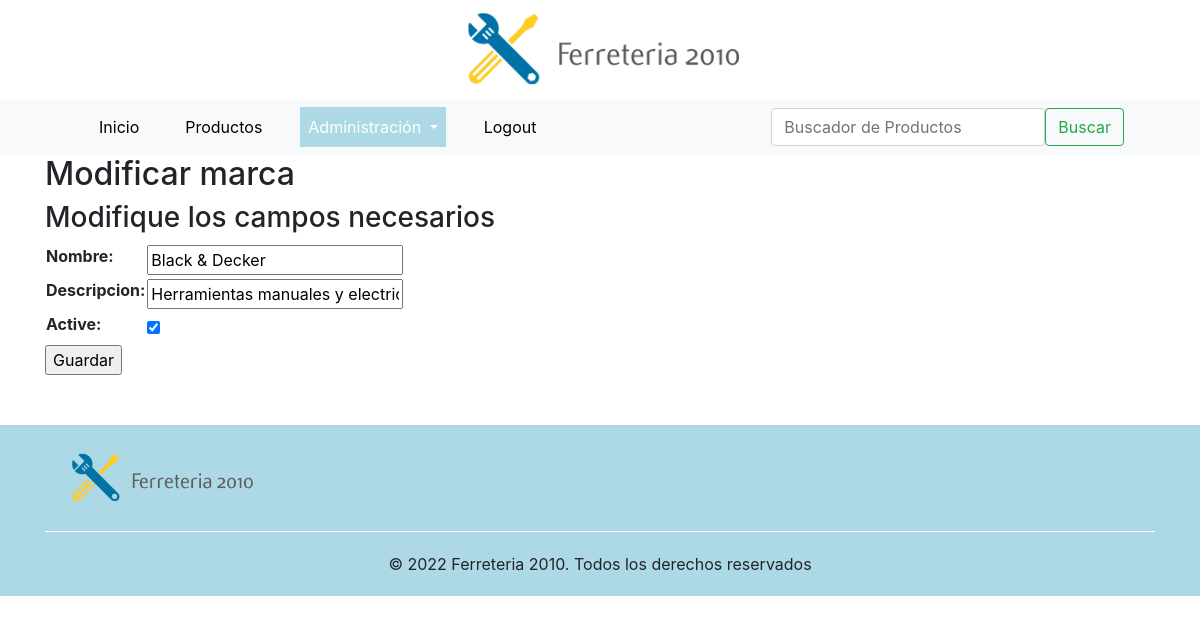
The app's page /productos/edit-marca/1/ (signed in), older data.
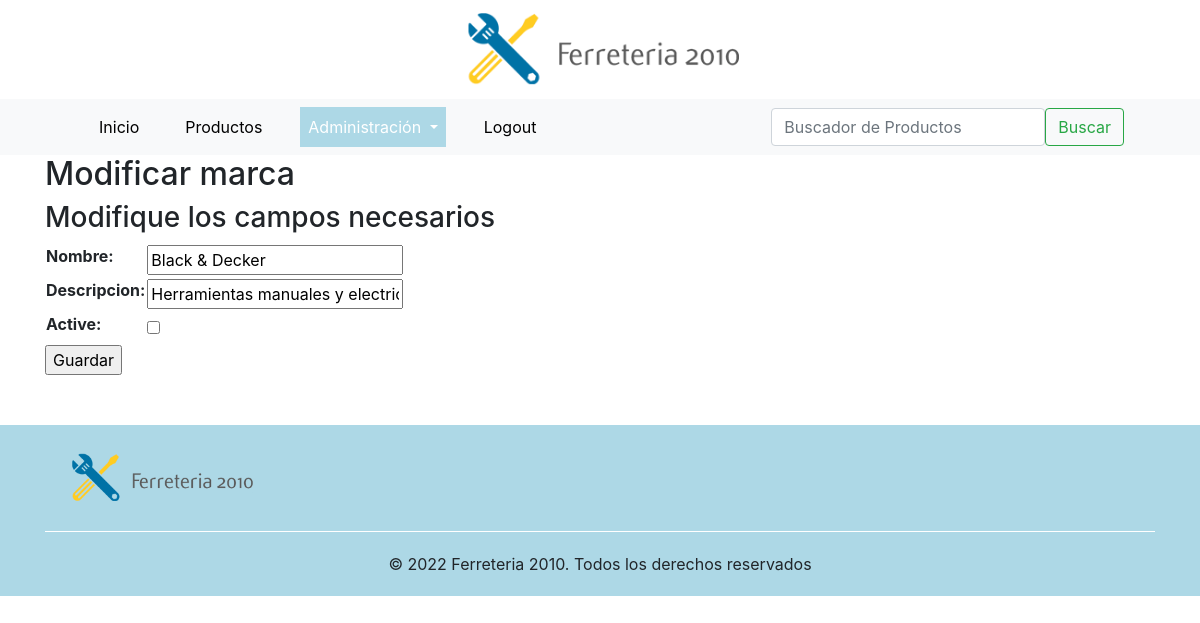
The same page, newer data.
### productos/models.py (models this page shows, shortened)
class Marcas(models.Model):
    nombre = models.CharField(max_length=100, unique=True)
    descripcion = models.CharField(max_length=200, blank=True, default='')
    active = models.BooleanField(default=True)
    class Meta:
        verbose_name = 'Marca'
        verbose_name_plural = 'Marcas'

### productos/views.py (the view, shortened to what this page needs)
# urls.py: path('edit-marca/<int:pk>/', Edit_marca.as_view(), name='edit_marca'),
class Edit_marca(LoginRequiredMixin, UpdateView):
    model = Marcas
    template_name = 'distribuidores/edit_marca.html'
    fields = '__all__'

### templates/distribuidores/edit_marca.html (shortened to what this page needs)
{% extends 'base.html' %}
{% load static %}
{% block nav_administracion_activo %}active{% endblock %}
{% block contenido %}
{% if form %}
    <h2>Modificar marca</h2>
    <h3>Modifique los campos necesarios</h3>
    <form action="" method="POST" enctype="multipart/form-data">
        <table>
            {{form.as_table}}
        </table>
        <input type="submit", value="Guardar">
    </form>
{% endif %}
{% endblock %}

Row changes from the older to the newer data that the page shows:
changed Marcas "Black & Decker": active "☑" → "☐"
